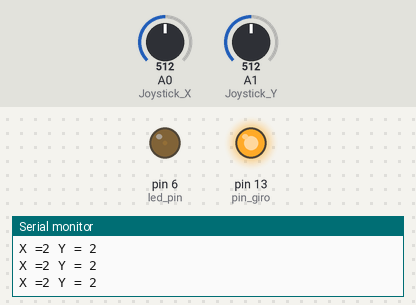
Bench run of a sketch on a simulated Arduino Uno, built with avr-gcc and run on an emulated ATmega328P. Shown: output pins drawn as LEDs (lit = HIGH), the last lines printed to the serial monitor. The test bench sets the inputs (shaded band); at power-on: A1 (Joystick_Y) = 512, A0 (Joystick_X) = 512.

Above: at 1.2 s.
1.3 s: A1 (Joystick_Y) set to 693
At 1.9 s:
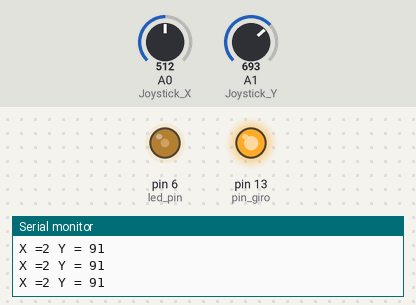
2.8 s: A1 (Joystick_Y) set to 717
At 3.1 s:
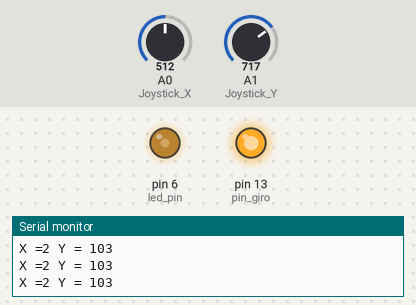
4.3 s: A1 (Joystick_Y) set to 497
At 5.4 s:
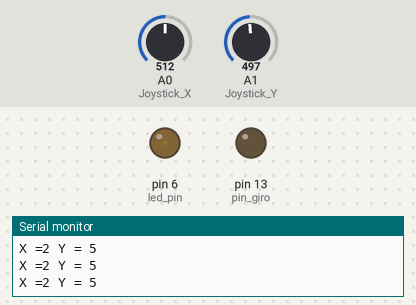
5.8 s: A1 (Joystick_Y) set to 318
At 6.5 s:
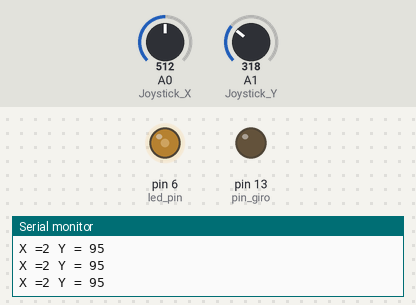
7.3 s: A1 (Joystick_Y) set to 293
At 7.7 s:
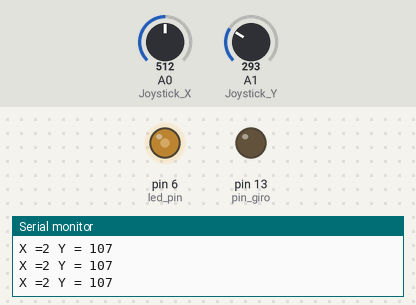
10.3 s: A1 (Joystick_Y) set to 716
At 11.1 s:
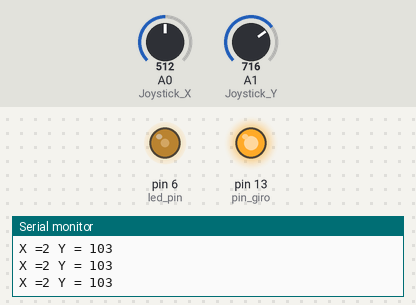
Timing chart, 0 to 12.8 s (numbered marks = the images above; inputs shaded):
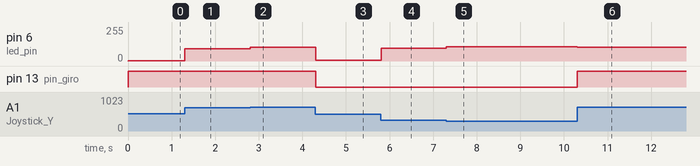

The sketch:

Motor_PWM.ino
```cpp
  const int Joystick_X = A0;
  const int Joystick_Y = A1;

  int pin_giro = 13;
  bool estado_giro= false;
  int led_pin = 6;
  int incremento = 5;
  int tiempo = 100;

  int valor_X;
  int valor_Y;

  int valor_Xv;
  int valor_Yv;

void setup() {
  // put your setup code here, to run once:
  Serial.begin(9600);
  pinMode(led_pin, OUTPUT);
  pinMode(pin_giro, OUTPUT);

}

void loop() {

  valor_X=analogRead(Joystick_X);
  valor_Y=analogRead(Joystick_Y);
  valor_Xv = fmap(valor_X, 0, 1023, 0.0, 5.0);
  //valor_Yv = fmap(valor_Y, 0, 1023, 0.0, 5.0);

  if(valor_Y >507){
    estado_giro=true;
    digitalWrite(pin_giro,estado_giro);
    valor_Yv = fmap(valor_Y, 507, 1023, 0, 255);
    marcha_motor(estado_giro,valor_Yv);
    }
  else{
    estado_giro=false;
    digitalWrite(pin_giro,estado_giro);
    valor_Yv = fmap(valor_Y, 0, 507, 255, 0);
    marcha_motor(estado_giro,valor_Yv);
    }
  Serial.println("X ="+String(valor_Xv) +" Y = "+String(valor_Yv));


  /*
  digitalWrite(pin_giro,LOW);
  for(int dutyCycle =0; dutyCycle<=255;dutyCycle++){
    analogWrite(led_pin,dutyCycle);
    delay(tiempo);
  }
  delay(1000);
  digitalWrite(pin_giro,HIGH);
    for(int dutyCycle =255; dutyCycle>=0;dutyCycle--){
    analogWrite(led_pin,dutyCycle);
    delay(tiempo);
  }
  */

}

// cambio de escala entre floats
int fmap(float x, float in_min, float in_max, float out_min, float out_max)
{
   return (x - in_min) * (out_max - out_min) / (in_max - in_min) + out_min;
}

void marcha_motor(bool sentido, int Joystick_value){
digitalWrite(pin_giro,sentido);
analogWrite(led_pin,Joystick_value);
}
```

Measured:
- after the input at 1.3 s, pin 6 (led_pin): 2/255 → 91/255 at once
- after the input at 2.8 s, pin 6 (led_pin): 91/255 → 103/255 at once
- after the input at 4.3 s, pin 6 (led_pin): 103/255 → 5/255 at once; pin 13 (pin_giro): HIGH → LOW at once
- after the input at 5.8 s, pin 6 (led_pin): 5/255 → 95/255 at once
- after the input at 7.3 s, pin 6 (led_pin): 95/255 → 107/255 at once
- after the input at 10.3 s, pin 6 (led_pin): 107/255 → 103/255 at once; pin 13 (pin_giro): LOW → HIGH at once
